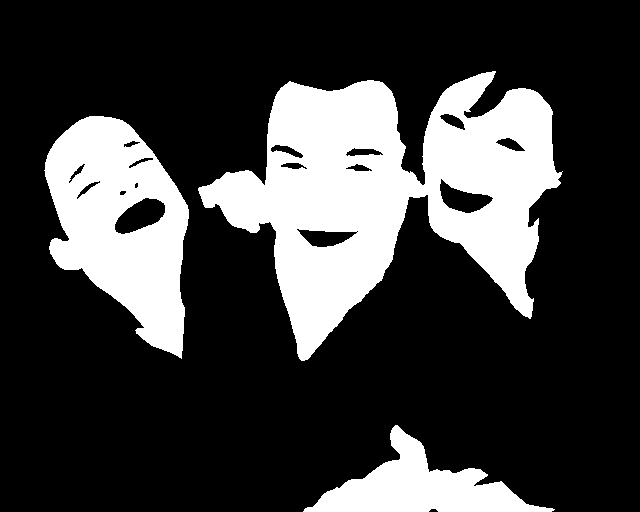
#> input picture family.png, 640 x 512 px
$ python 'Skin Detection.py'
#> lines starting #> are read from the running program, lines starting #| are printed output that depends on the picture; after the words box and inside, x2 and y2 are one past the last pixel; in counts of white or black regions, pixels touching at a corner belong together; long printed decimals are rounded
from PIL import Image
import math
import numpy as np
# get N_skin and N_background for the training image
# map pixel indices to either 0(background) or 1(skin)
dictionary = {}
N_skin = 0
N_background = 0
im = Image.open('family.png', 'r')  # read ground-truth
#> im is the input picture: PIL image 640x512 RGBA; mean R, G, B, A 62.4, 62.4, 62.4, 255
pix_value = list(im.getdata())  # extract (R,G,B,A) values to a list
#> pix_value = 327680 items

for idx, pixel in enumerate(pix_value):  # because white(255,255,255) and black(0,0,0)
    if pixel[0] == 255:
        N_skin += 1
        dictionary[idx] = 1
    else:
        N_background += 1
        dictionary[idx] = 0
#> after the loop, N_background = 247483; N_skin = 80197; dictionary = 327680 items
print('N_skin for training image is', N_skin)
#| N_skin for training image is 80197
print('N_background for training image is', N_background)
#| N_background for training image is 247483
Pb = N_background / (N_background + N_skin)
#> Pb = 0.755
Ps = N_skin / (N_background + N_skin)
#> Ps = 0.245
print('the probability of being background pixels is', Pb)
#| the probability of being background pixels is 0.7553
print('the probability of being skin pixels is', Ps)
#| the probability of being skin pixels is 0.2447
# convert pixel values to rg Chroma Space
r_list_background = []
g_list_background = []
r_list_skin = []
g_list_skin = []
im = Image.open('family.jpg', 'r')
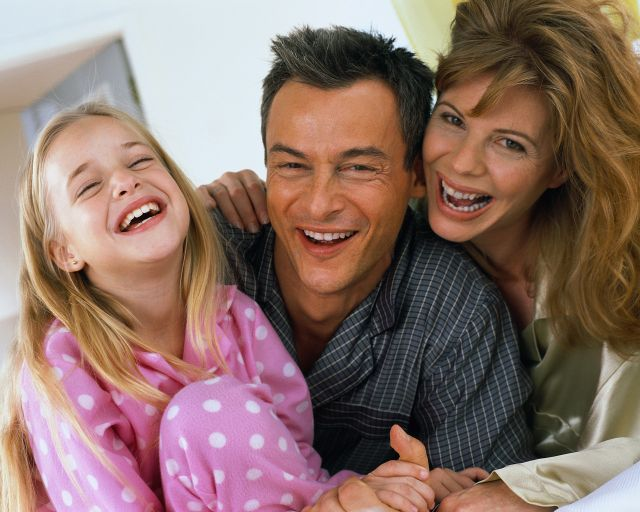
#> input picture family.jpg, 640 x 512 px
#> im is the input picture: PIL image 640x512 RGB; mean R, G, B 140.2, 113.6, 105.4
pix_value = list(im.getdata())  # extract (R,G,B,A) values to a list
for idx, pix in enumerate(pix_value):
    RGB_sum = pix[0] + pix[1] + pix[2]
    if dictionary[idx] == 0:  # belongs to background
        if RGB_sum == 0:
            R = G = 1/3
        else:
            R = pix[0] / RGB_sum  # rk = Rk / (Rk+Gk+Bk)
            G = pix[1] / RGB_sum  # gk = Gk / (Rk+Gk+Bk)
        r_list_background.append(R)
        g_list_background.append(G)
    elif dictionary[idx] == 1:  # belongs to skin
        if RGB_sum == 0:
            R = G = 1/3
        else:
            R = pix[0] / RGB_sum  # rk = Rk / (Rk+Gk+Bk)
            G = pix[1] / RGB_sum  # gk = Gk / (Rk+Gk+Bk)
        r_list_skin.append(R)
        g_list_skin.append(G)
#> this loop made 327680 passes
#> (pix, RGB_sum, R, G) on passes 1 to 12: ((217, 231, 240), 688, 0.315, 0.336), ((217, 231, 240), 688, 0.315, 0.336), ((217, 231, 240), 688, 0.315, 0.336), ((217, 231, 240), 688, 0.315, 0.336), ((217, 231, 240), 688, 0.315, 0.336), ((217, 231, 240), 688, 0.315, 0.336), ((217, 231, 240), 688, 0.315, 0.336), ((217, 231, 240), 688, 0.315, 0.336), ((217, 231, 240), 688, 0.315, 0.336), ((217, 231, 240), 688, 0.315, 0.336), ((217, 231, 240), 688, 0.315, 0.336), ((217, 231, 240), 688, 0.315, 0.336)
#> (RGB_sum, R, G) on passes 61 to 66: (691, 0.317, 0.336), (691, 0.317, 0.336), (691, 0.317, 0.336), (691, 0.317, 0.336), (691, 0.317, 0.336), (691, 0.317, 0.336)
#> after the loop, g_list_background = 247483 items; g_list_skin = 80197 items; r_list_background = 247483 items; r_list_skin = 80197 items
print('the length for r_list_skin is', len(r_list_skin))
#| the length for r_list_skin is 80197
print('the length for r_list_background is', len(r_list_background))
#| the length for r_list_background is 247483
print('rg Chroma Space processed')

# call background pixels class 0 and skin pixels class 1, get the parameters for mean and variance
mean_0r = sum(r_list_background) / N_background
#> mean_0r = 0.383
diff_0r = [(ri - mean_0r) ** 2 for ri in r_list_background]
#> diff_0r = 247483 items
variance_0r = sum(diff_0r) / N_background
#> variance_0r = 0.0063
print('mean for background r is', mean_0r)
#| mean for background r is 0.3833
print('variance for background r is', variance_0r)
#| variance for background r is 0.006298

mean_0g = sum(g_list_background) / N_background
#> mean_0g = 0.321
diff_0g = [(gi - mean_0g) ** 2 for gi in g_list_background]
#> diff_0g = 247483 items
variance_0g = sum(diff_0g) / N_background
#> variance_0g = 0.00176
print('mean for background g is', mean_0g)
#| mean for background g is 0.3214
print('variance for background g is', variance_0g)
#| variance for background g is 0.001759


mean_1r = sum(r_list_skin) / N_skin
#> mean_1r = 0.464
diff_1r = [(ri - mean_1r) ** 2 for ri in r_list_skin]
#> diff_1r = 80197 items
variance_1r = sum(diff_1r) / N_skin
#> variance_1r = 0.00239
print('mean for skin r is', mean_1r)
#| mean for skin r is 0.4639
print('variance for skin r is', variance_1r)
#| variance for skin r is 0.00239

mean_1g = sum(g_list_skin) / N_skin
#> mean_1g = 0.308
diff_1g = [(gi - mean_1g) ** 2 for gi in g_list_skin]
#> diff_1g = 80197 items
variance_1g = sum(diff_1g) / N_skin
#> variance_1g = 0.000228
print('mean for skin g is', mean_1g)
#| mean for skin g is 0.3078
print('variance for skin g is', variance_1g)
#| variance for skin g is 0.0002281
print('train parameters done!')

# Testing Stage
# read ground-truth image
img_truth = Image.open('portrait.png', 'r')
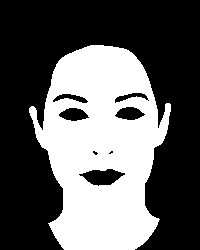
#> input picture portrait.png, 200 x 250 px
#> img_truth is the input picture: PIL image 200x250 RGBA; mean R, G, B, A 96.5, 96.5, 96.5, 255
N_skin = 0
N_background = 0
pix_value = list(img_truth.getdata())  # extract (R,G,B,A) values to a list
#> pix_value = 50000 items
for pixel in pix_value:  # because white(255,255,255) and black(0,0,0)
    if pixel[0] == 255:
        N_skin += 1
    else:
        N_background += 1
#> after the loop, N_background = 31074; N_skin = 18926
print('N_skin for test image is', N_skin)
#| N_skin for test image is 18926
print('N_background for test image is', N_background)
#| N_background for test image is 31074


# calculate the likelihood of data x under Gaussian Distribution
def get_cond_probability(mean, value, variance):
    return 1.0 / (math.pow((2 * math.pi), 1 / 2) * variance ** (1 / 2)) * math.exp(
        -1 / 2 * (value - mean) ** 2 / variance)


# get meta-data for testing image
image = Image.open('portrait.jpg', 'r')  # read testing image
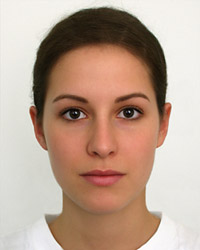
#> input picture portrait.jpg, 200 x 250 px
#> image is the input picture: PIL image 200x250 RGB; mean R, G, B 187.3, 161.8, 145.5
width, height = image.size
#> width = 200; height = 250
pixel_test = image.load()


# Apply Bayesian Decision Rule to classify pixels and create binary-mask image
def create_image():
    for i in range(width):
        for j in range(height):
            r, g, b = image.getpixel((i, j))
            rgb_sum = r + g + b
            if rgb_sum == 0:
                rk = gk = 1/3
            else:
                rk = r / rgb_sum
                gk = g / rgb_sum
            # joint probability P(x | H0)
            p_x_background = get_cond_probability(mean_0r, rk, variance_0r) * get_cond_probability(mean_0g, gk, variance_0g)
            # joint probability of P(x | H1)
            p_x_skin = get_cond_probability(mean_1r, rk, variance_1r) * get_cond_probability(mean_1g, gk, variance_1g)
            if p_x_skin / p_x_background >= Pb / Ps:  # Bayesian Decision Rule
                pixel_test[i, j] = (255, 255, 255)  # classify the pixel as skin(white)
            else:
                pixel_test[i, j] = (0, 0, 0)  # classify the pixel as background(black)
    image.save('binary_mask.png')  # save the binary mask image
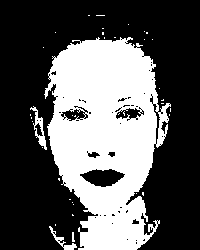
#> saved as binary_mask.png: PIL image 200x250 RGB; 35.8% white; 38 white regions (34 under 20 px), largest, box (x1, y1, x2, y2) and area: (44, 37, 171, 250) 17448, (30, 106, 47, 150) 219, (49, 226, 77, 250) 148, (72, 232, 75, 242) 22
    print('image saved!')


# calculate the true positive rate, true negative rate
# false positive rate, as well as false negative rate
def get_rates():
    true_positive = true_negative = false_positive = false_negative = 0
    wid, hei = img_truth.size  # ground truth image
#> wid = 200; hei = 250
    pixel_truth = img_truth.load()
    for i in range(wid):
        for j in range(hei):
            if pixel_truth[i, j][0] == 255 and pixel_test[i, j][0] == 255:
                true_positive += 1  # true skin pixels that are classified as skin
            elif pixel_truth[i, j][0] == 255 and pixel_test[i, j][0] == 0:
                false_negative += 1  # skin pixels that are classified as background
            elif pixel_truth[i, j][0] == 0 and pixel_test[i, j][0] == 0:
                true_negative += 1   # background pixels that are classified as background
            elif pixel_truth[i, j][0] == 0 and pixel_test[i, j][0] == 255:
                false_positive += 1  # backgrounds pixels that are classified as skin
#> after the loop, false_negative = 2779; false_positive = 1777; true_negative = 29297; true_positive = 16147
    true_positive = true_positive / N_skin
#> true_positive = 0.853
    print('True Positive Rate is', true_positive)
#| True Positive Rate is 0.8532
    true_negative = true_negative / N_background
#> true_negative = 0.943
    print('True Negative Rate is', true_negative)
#| True Negative Rate is 0.9428
    false_positive = false_positive / N_background
#> false_positive = 0.0572
    print('False Positive Rate is', false_positive)
#| False Positive Rate is 0.05719
    false_negative = false_negative / N_skin
#> false_negative = 0.147
    print('False Negative Rate is', false_negative)
#| False Negative Rate is 0.1468


# append original image, ground-truth image and binary mask image for comparisons
def append_image():
    images = [Image.open(x) for x in ['portrait.jpg', 'portrait.png', 'binary_mask.png']]
#> images = 3 items
    print(type(images))
#| <class 'list'>
    print(type(images[0]))
#| <class 'PIL.JpegImagePlugin.JpegImageFile'>
    widths, heights = zip(*(i.size for i in images))
#> widths = (200, 200, 200); heights = (250, 250, 250)
    total_width = sum(widths)
#> total_width = 600
    max_height = max(heights)
#> max_height = 250
    new_ima = Image.new('RGB', (total_width, max_height))
#> new_ima: PIL image 600x250 RGB; every value is 0

    x_offset = 0
    for ima in images:
        new_ima.paste(ima, (x_offset, 0))
        x_offset += ima.size[0]
#> this loop made 3 passes
#> x_offset on passes 1 to 3: 200, 400, 600
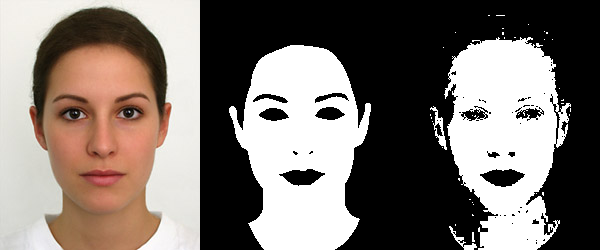
#> new_ima: PIL image 600x250 RGB; mean R, G, B 125.1, 116.6, 111.1
#> after the loop, x_offset = 600
    new_ima.save('comparisons.png')


def main():
    create_image()
    get_rates()
    append_image()


main()
